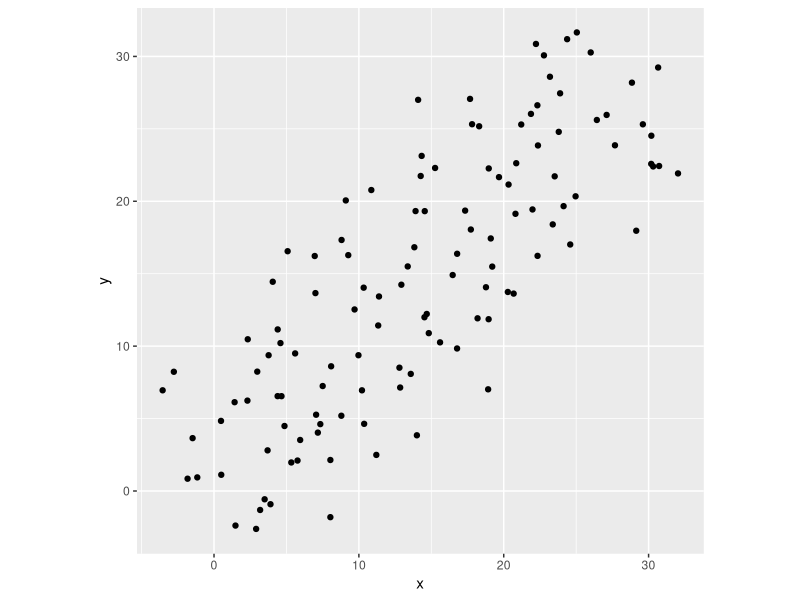

Source code (R):
library(ggplot2)
library(magrittr)

# Options ########################################

number_of_groups <- 6
points_per_group <- 20
separation <- 5
xstd <- 3
ystd <- 0.5
group_width <- 6
group_height <- 10
show_abline <- FALSE 
show_groups <- FALSE
show_group_ablines <- FALSE


# Data Frame building ############################

# Fix anchor data frame of centers of each group.
anchors_x <- rep(seq(2, 
                     2 + (number_of_groups - 1) * separation, 
                     by = separation),
                 points_per_group)
anchors_y <- rep(seq(2, 
                     2 + (number_of_groups - 1) * separation, 
                     by = separation), 
                 points_per_group)
anchors <- data.frame(x = anchors_x, y = anchors_y)

# Fix groups to be added to rhe anchors
branches_x <- rep(seq(-group_width/2, 
                      group_width/2, 
                      length.out = points_per_group), 
                  number_of_groups)
branches_y <- rep(seq(group_height/2, 
                      -group_height/2, 
                      length.out = points_per_group), 
                  number_of_groups)
branches <- data.frame(x = branches_x, y = branches_y)

# Add noise.
set.seed(11)
noise_x <- rnorm(points_per_group * number_of_groups, sd = xstd)
noise_y <- rnorm(points_per_group * number_of_groups, sd = ystd)
noise <- data.frame(x = noise_x, y = noise_y)

# Assemble data frame, and add factor groups indexed by capital letter.
df <- anchors + branches + noise
df$z <- rep(LETTERS[1:number_of_groups], points_per_group)

# Modify factor group to include slopes, if group ablines are shown.  
# This adds the slopes into the plot legend.
if(show_group_ablines){
    for(i in 1:number_of_groups){
        dfs <- df[df$z == LETTERS[i], ]
        fit <- lm(y ~ x, data = dfs)
        slope <- fit$coefficients[2] %>% round(2)
        df[df$z == LETTERS[i], ]$z <- paste(df[df$z == LETTERS[i], ]$z,
                                            ": slope = ",
                                            as.character(slope), 
                                            sep = "")
    }
}


# Plotting ##############################################
# Plot x and y, and color by z if specified.
p <- ggplot(df, aes(x, y)) + geom_point(if(show_groups){aes(color = z)})
p <- p + coord_fixed()
# Show abline if specified.
if(show_abline){
    p <- p + 
        geom_smooth(method = "lm", se = FALSE)
}
# Show group ablines if specified.
if(show_group_ablines){
    df$z <- rep(LETTERS[1:number_of_groups], points_per_group)
    for(i in 1:number_of_groups){
        dfs <- df[df$z == LETTERS[i], ]
        p <- p + stat_smooth(data = dfs, 
                             method = "lm", 
                             se = FALSE, 
                             fullrange = TRUE)
    }
}

# Show the plot.
show(p)